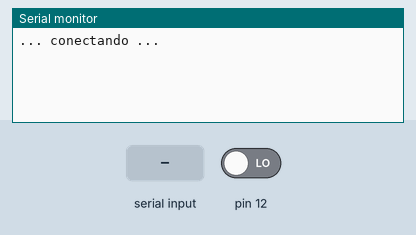
Recording of a sketch running on a simulated Arduino Uno, built with avr-gcc and run on an emulated ATmega328P. On the bench: the last lines printed to the serial monitor. Inputs (shaded band) come from the test bench; at power-on: pin 12 LOW.

Above: at 1.2 s.
1.3 s: "1" received over Serial
At 2.1 s:
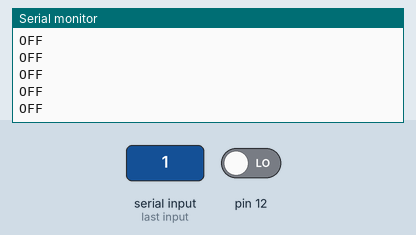
3.2 s: pin 12 driven HIGH
At 4.2 s:
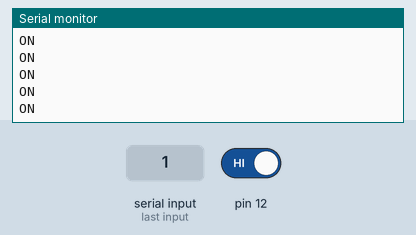

The sketch:

ir_receptor.ino
```cpp
unsigned long timer = millis();

void setup(){
  Serial.begin(9600);
  Serial.println("... conectando ...");

  DDRB &= ~(1 << DDB4);
}

void loop(){
  if(Serial.available() > 0){
    read_ir();
  }
}

void read_ir(){
  unsigned long timer = millis();

  if(PINB & (1<<PINB4)){
    Serial.println("ON");
  } else{
    Serial.println("OFF");

    if((millis() - timer) < 1000){

    } else if((millis() - timer) > 2000){

    }
  }
}
```

Measured:
- after the input at 1.3 s, the serial monitor: prints a new line at once (image 1)
- after the input at 3.2 s, the serial monitor: prints a new line after 0.07 s (image 2)
